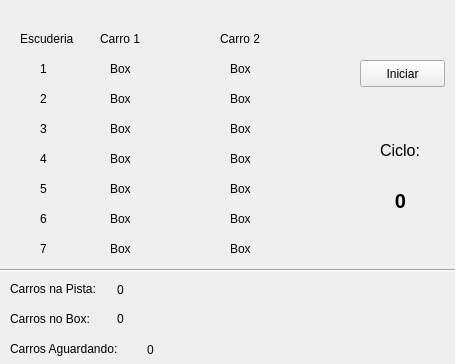
<?xml version="1.0" encoding="UTF-8"?>
<ui version="4.0">
 <class>Form</class>
 <widget class="QWidget" name="Form">
  <property name="geometry">
   <rect>
    <x>0</x>
    <y>0</y>
    <width>455</width>
    <height>364</height>
   </rect>
  </property>
  <property name="windowTitle">
   <string>Controle de Carros</string>
  </property>
  <widget class="QPushButton" name="pushButton_ini">
   <property name="geometry">
    <rect>
     <x>360</x>
     <y>60</y>
     <width>85</width>
     <height>27</height>
    </rect>
   </property>
   <property name="text">
    <string>Iniciar</string>
   </property>
  </widget>
  <widget class="QLabel" name="label">
   <property name="geometry">
    <rect>
     <x>20</x>
     <y>30</y>
     <width>61</width>
     <height>17</height>
    </rect>
   </property>
   <property name="text">
    <string>Escuderia </string>
   </property>
  </widget>
  <widget class="QLabel" name="label_2">
   <property name="geometry">
    <rect>
     <x>40</x>
     <y>60</y>
     <width>16</width>
     <height>17</height>
    </rect>
   </property>
   <property name="text">
    <string>1</string>
   </property>
  </widget>
  <widget class="QLabel" name="label_3">
   <property name="geometry">
    <rect>
     <x>40</x>
     <y>90</y>
     <width>16</width>
     <height>17</height>
    </rect>
   </property>
   <property name="text">
    <string>2</string>
   </property>
  </widget>
  <widget class="QLabel" name="label_4">
   <property name="geometry">
    <rect>
     <x>40</x>
     <y>120</y>
     <width>16</width>
     <height>17</height>
    </rect>
   </property>
   <property name="text">
    <string>3</string>
   </property>
  </widget>
  <widget class="QLabel" name="label_5">
   <property name="geometry">
    <rect>
     <x>40</x>
     <y>150</y>
     <width>16</width>
     <height>17</height>
    </rect>
   </property>
   <property name="text">
    <string>4</string>
   </property>
  </widget>
  <widget class="QLabel" name="label_6">
   <property name="geometry">
    <rect>
     <x>40</x>
     <y>180</y>
     <width>16</width>
     <height>17</height>
    </rect>
   </property>
   <property name="text">
    <string>5</string>
   </property>
  </widget>
  <widget class="QLabel" name="label_7">
   <property name="geometry">
    <rect>
     <x>40</x>
     <y>210</y>
     <width>16</width>
     <height>17</height>
    </rect>
   </property>
   <property name="text">
    <string>6</string>
   </property>
  </widget>
  <widget class="QLabel" name="label_8">
   <property name="geometry">
    <rect>
     <x>40</x>
     <y>240</y>
     <width>16</width>
     <height>17</height>
    </rect>
   </property>
   <property name="text">
    <string>7</string>
   </property>
  </widget>
  <widget class="QLabel" name="label_9">
   <property name="geometry">
    <rect>
     <x>100</x>
     <y>30</y>
     <width>61</width>
     <height>17</height>
    </rect>
   </property>
   <property name="text">
    <string>Carro 1</string>
   </property>
  </widget>
  <widget class="QLabel" name="label_10">
   <property name="geometry">
    <rect>
     <x>220</x>
     <y>30</y>
     <width>61</width>
     <height>17</height>
    </rect>
   </property>
   <property name="text">
    <string>Carro 2</string>
   </property>
  </widget>
  <widget class="QLabel" name="label_car11">
   <property name="geometry">
    <rect>
     <x>110</x>
     <y>60</y>
     <width>81</width>
     <height>17</height>
    </rect>
   </property>
   <property name="text">
    <string>Box</string>
   </property>
  </widget>
  <widget class="QLabel" name="label_car21">
   <property name="geometry">
    <rect>
     <x>110</x>
     <y>90</y>
     <width>81</width>
     <height>17</height>
    </rect>
   </property>
   <property name="text">
    <string>Box</string>
   </property>
  </widget>
  <widget class="QLabel" name="label_car31">
   <property name="geometry">
    <rect>
     <x>110</x>
     <y>120</y>
     <width>81</width>
     <height>17</height>
    </rect>
   </property>
   <property name="text">
    <string>Box</string>
   </property>
  </widget>
  <widget class="QLabel" name="label_car41">
   <property name="geometry">
    <rect>
     <x>110</x>
     <y>150</y>
     <width>91</width>
     <height>17</height>
    </rect>
   </property>
   <property name="text">
    <string>Box</string>
   </property>
  </widget>
  <widget class="QLabel" name="label_car51">
   <property name="geometry">
    <rect>
     <x>110</x>
     <y>180</y>
     <width>81</width>
     <height>17</height>
    </rect>
   </property>
   <property name="text">
    <string>Box</string>
   </property>
  </widget>
  <widget class="QLabel" name="label_car61">
   <property name="geometry">
    <rect>
     <x>110</x>
     <y>210</y>
     <width>91</width>
     <height>17</height>
    </rect>
   </property>
   <property name="text">
    <string>Box</string>
   </property>
  </widget>
  <widget class="QLabel" name="label_car71">
   <property name="geometry">
    <rect>
     <x>110</x>
     <y>240</y>
     <width>91</width>
     <height>17</height>
    </rect>
   </property>
   <property name="text">
    <string>Box</string>
   </property>
  </widget>
  <widget class="QLabel" name="label_car32">
   <property name="geometry">
    <rect>
     <x>230</x>
     <y>120</y>
     <width>101</width>
     <height>17</height>
    </rect>
   </property>
   <property name="text">
    <string>Box</string>
   </property>
  </widget>
  <widget class="QLabel" name="label_car22">
   <property name="geometry">
    <rect>
     <x>230</x>
     <y>90</y>
     <width>101</width>
     <height>17</height>
    </rect>
   </property>
   <property name="text">
    <string>Box</string>
   </property>
  </widget>
  <widget class="QLabel" name="label_car12">
   <property name="geometry">
    <rect>
     <x>230</x>
     <y>60</y>
     <width>91</width>
     <height>17</height>
    </rect>
   </property>
   <property name="text">
    <string>Box</string>
   </property>
  </widget>
  <widget class="QLabel" name="label_car62">
   <property name="geometry">
    <rect>
     <x>230</x>
     <y>210</y>
     <width>111</width>
     <height>17</height>
    </rect>
   </property>
   <property name="text">
    <string>Box</string>
   </property>
  </widget>
  <widget class="QLabel" name="label_car42">
   <property name="geometry">
    <rect>
     <x>230</x>
     <y>150</y>
     <width>91</width>
     <height>17</height>
    </rect>
   </property>
   <property name="text">
    <string>Box</string>
   </property>
  </widget>
  <widget class="QLabel" name="label_car52">
   <property name="geometry">
    <rect>
     <x>230</x>
     <y>180</y>
     <width>101</width>
     <height>17</height>
    </rect>
   </property>
   <property name="text">
    <string>Box</string>
   </property>
  </widget>
  <widget class="QLabel" name="label_car72">
   <property name="geometry">
    <rect>
     <x>230</x>
     <y>240</y>
     <width>101</width>
     <height>17</height>
    </rect>
   </property>
   <property name="text">
    <string>Box</string>
   </property>
  </widget>
  <widget class="QLabel" name="label_25">
   <property name="geometry">
    <rect>
     <x>380</x>
     <y>140</y>
     <width>51</width>
     <height>20</height>
    </rect>
   </property>
   <property name="font">
    <font>
     <pointsize>12</pointsize>
    </font>
   </property>
   <property name="text">
    <string>Ciclo:</string>
   </property>
  </widget>
  <widget class="QLabel" name="label_ciclo">
   <property name="geometry">
    <rect>
     <x>380</x>
     <y>180</y>
     <width>41</width>
     <height>41</height>
    </rect>
   </property>
   <property name="font">
    <font>
     <pointsize>15</pointsize>
     <weight>75</weight>
     <bold>true</bold>
    </font>
   </property>
   <property name="text">
    <string>0</string>
   </property>
   <property name="alignment">
    <set>Qt::AlignCenter</set>
   </property>
  </widget>
  <widget class="Line" name="line">
   <property name="geometry">
    <rect>
     <x>-10</x>
     <y>260</y>
     <width>481</width>
     <height>20</height>
    </rect>
   </property>
   <property name="orientation">
    <enum>Qt::Horizontal</enum>
   </property>
  </widget>
  <widget class="QLabel" name="label_11">
   <property name="geometry">
    <rect>
     <x>10</x>
     <y>280</y>
     <width>101</width>
     <height>17</height>
    </rect>
   </property>
   <property name="text">
    <string>Carros na Pista:</string>
   </property>
  </widget>
  <widget class="QLabel" name="label_12">
   <property name="geometry">
    <rect>
     <x>10</x>
     <y>310</y>
     <width>91</width>
     <height>17</height>
    </rect>
   </property>
   <property name="text">
    <string>Carros no Box:</string>
   </property>
  </widget>
  <widget class="QLabel" name="label_13">
   <property name="geometry">
    <rect>
     <x>10</x>
     <y>340</y>
     <width>121</width>
     <height>17</height>
    </rect>
   </property>
   <property name="text">
    <string>Carros Aguardando: </string>
   </property>
  </widget>
  <widget class="QLabel" name="label_car_pista">
   <property name="geometry">
    <rect>
     <x>100</x>
     <y>280</y>
     <width>41</width>
     <height>20</height>
    </rect>
   </property>
   <property name="text">
    <string>0</string>
   </property>
   <property name="alignment">
    <set>Qt::AlignCenter</set>
   </property>
  </widget>
  <widget class="QLabel" name="label_car_box">
   <property name="geometry">
    <rect>
     <x>100</x>
     <y>310</y>
     <width>41</width>
     <height>17</height>
    </rect>
   </property>
   <property name="text">
    <string>0</string>
   </property>
   <property name="alignment">
    <set>Qt::AlignCenter</set>
   </property>
  </widget>
  <widget class="QLabel" name="label_car_wait">
   <property name="geometry">
    <rect>
     <x>130</x>
     <y>340</y>
     <width>41</width>
     <height>20</height>
    </rect>
   </property>
   <property name="text">
    <string>0</string>
   </property>
   <property name="alignment">
    <set>Qt::AlignCenter</set>
   </property>
  </widget>
 </widget>
 <resources/>
 <connections/>
</ui>
